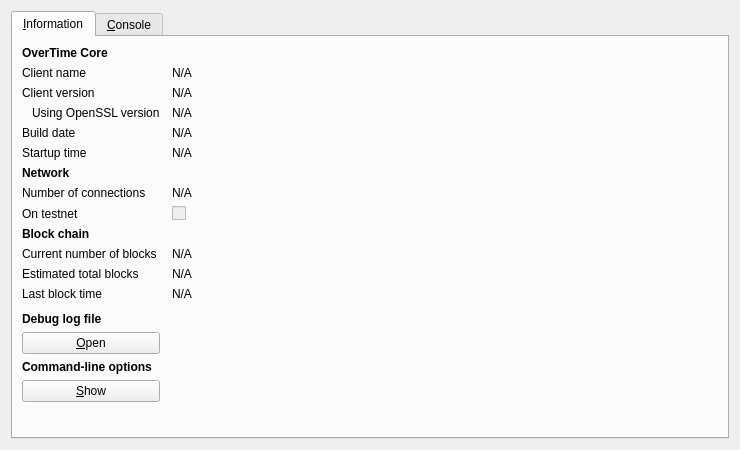
<?xml version="1.0" encoding="UTF-8"?>
<ui version="4.0">
 <class>RPCConsole</class>
 <widget class="QDialog" name="RPCConsole">
  <property name="geometry">
   <rect>
    <x>0</x>
    <y>0</y>
    <width>740</width>
    <height>450</height>
   </rect>
  </property>
  <property name="windowTitle">
   <string>OverTime - Debug window</string>
  </property>
  <layout class="QVBoxLayout" name="verticalLayout_2">
   <item>
    <widget class="QTabWidget" name="tabWidget">
     <property name="currentIndex">
      <number>0</number>
     </property>
     <widget class="QWidget" name="tab_info">
      <attribute name="title">
       <string>&amp;Information</string>
      </attribute>
      <layout class="QGridLayout" name="gridLayout" columnstretch="0,1">
       <property name="horizontalSpacing">
        <number>12</number>
       </property>
       <item row="0" column="0">
        <widget class="QLabel" name="label_9">
         <property name="font">
          <font>
           <weight>75</weight>
           <bold>true</bold>
          </font>
         </property>
         <property name="text">
          <string>OverTime Core</string>
         </property>
        </widget>
       </item>
       <item row="1" column="0">
        <widget class="QLabel" name="label_5">
         <property name="text">
          <string>Client name</string>
         </property>
        </widget>
       </item>
       <item row="1" column="1">
        <widget class="QLabel" name="clientName">
         <property name="cursor">
          <cursorShape>IBeamCursor</cursorShape>
         </property>
         <property name="text">
          <string>N/A</string>
         </property>
         <property name="textFormat">
          <enum>Qt::PlainText</enum>
         </property>
         <property name="textInteractionFlags">
          <set>Qt::LinksAccessibleByMouse|Qt::TextSelectableByKeyboard|Qt::TextSelectableByMouse</set>
         </property>
        </widget>
       </item>
       <item row="2" column="0">
        <widget class="QLabel" name="label_6">
         <property name="text">
          <string>Client version</string>
         </property>
        </widget>
       </item>
       <item row="2" column="1">
        <widget class="QLabel" name="clientVersion">
         <property name="cursor">
          <cursorShape>IBeamCursor</cursorShape>
         </property>
         <property name="text">
          <string>N/A</string>
         </property>
         <property name="textFormat">
          <enum>Qt::PlainText</enum>
         </property>
         <property name="textInteractionFlags">
          <set>Qt::LinksAccessibleByMouse|Qt::TextSelectableByKeyboard|Qt::TextSelectableByMouse</set>
         </property>
        </widget>
       </item>
       <item row="3" column="0">
        <widget class="QLabel" name="label_14">
         <property name="text">
          <string>Using OpenSSL version</string>
         </property>
         <property name="indent">
          <number>10</number>
         </property>
        </widget>
       </item>
       <item row="3" column="1">
        <widget class="QLabel" name="openSSLVersion">
         <property name="cursor">
          <cursorShape>IBeamCursor</cursorShape>
         </property>
         <property name="text">
          <string>N/A</string>
         </property>
         <property name="textFormat">
          <enum>Qt::PlainText</enum>
         </property>
         <property name="textInteractionFlags">
          <set>Qt::LinksAccessibleByMouse|Qt::TextSelectableByKeyboard|Qt::TextSelectableByMouse</set>
         </property>
        </widget>
       </item>
       <item row="4" column="0">
        <widget class="QLabel" name="label_12">
         <property name="text">
          <string>Build date</string>
         </property>
        </widget>
       </item>
       <item row="4" column="1">
        <widget class="QLabel" name="buildDate">
         <property name="cursor">
          <cursorShape>IBeamCursor</cursorShape>
         </property>
         <property name="text">
          <string>N/A</string>
         </property>
         <property name="textFormat">
          <enum>Qt::PlainText</enum>
         </property>
         <property name="textInteractionFlags">
          <set>Qt::LinksAccessibleByMouse|Qt::TextSelectableByKeyboard|Qt::TextSelectableByMouse</set>
         </property>
        </widget>
       </item>
       <item row="5" column="0">
        <widget class="QLabel" name="label_13">
         <property name="text">
          <string>Startup time</string>
         </property>
        </widget>
       </item>
       <item row="5" column="1">
        <widget class="QLabel" name="startupTime">
         <property name="cursor">
          <cursorShape>IBeamCursor</cursorShape>
         </property>
         <property name="text">
          <string>N/A</string>
         </property>
         <property name="textFormat">
          <enum>Qt::PlainText</enum>
         </property>
         <property name="textInteractionFlags">
          <set>Qt::LinksAccessibleByMouse|Qt::TextSelectableByKeyboard|Qt::TextSelectableByMouse</set>
         </property>
        </widget>
       </item>
       <item row="6" column="0">
        <widget class="QLabel" name="label_11">
         <property name="font">
          <font>
           <weight>75</weight>
           <bold>true</bold>
          </font>
         </property>
         <property name="text">
          <string>Network</string>
         </property>
        </widget>
       </item>
       <item row="7" column="0">
        <widget class="QLabel" name="label_7">
         <property name="text">
          <string>Number of connections</string>
         </property>
        </widget>
       </item>
       <item row="7" column="1">
        <widget class="QLabel" name="numberOfConnections">
         <property name="cursor">
          <cursorShape>IBeamCursor</cursorShape>
         </property>
         <property name="text">
          <string>N/A</string>
         </property>
         <property name="textFormat">
          <enum>Qt::PlainText</enum>
         </property>
         <property name="textInteractionFlags">
          <set>Qt::LinksAccessibleByMouse|Qt::TextSelectableByKeyboard|Qt::TextSelectableByMouse</set>
         </property>
        </widget>
       </item>
       <item row="8" column="0">
        <widget class="QLabel" name="label_8">
         <property name="text">
          <string>On testnet</string>
         </property>
        </widget>
       </item>
       <item row="8" column="1">
        <widget class="QCheckBox" name="isTestNet">
         <property name="enabled">
          <bool>false</bool>
         </property>
         <property name="text">
          <string/>
         </property>
        </widget>
       </item>
       <item row="9" column="0">
        <widget class="QLabel" name="label_10">
         <property name="font">
          <font>
           <weight>75</weight>
           <bold>true</bold>
          </font>
         </property>
         <property name="text">
          <string>Block chain</string>
         </property>
        </widget>
       </item>
       <item row="10" column="0">
        <widget class="QLabel" name="label_3">
         <property name="text">
          <string>Current number of blocks</string>
         </property>
        </widget>
       </item>
       <item row="10" column="1">
        <widget class="QLabel" name="numberOfBlocks">
         <property name="cursor">
          <cursorShape>IBeamCursor</cursorShape>
         </property>
         <property name="text">
          <string>N/A</string>
         </property>
         <property name="textFormat">
          <enum>Qt::PlainText</enum>
         </property>
         <property name="textInteractionFlags">
          <set>Qt::LinksAccessibleByMouse|Qt::TextSelectableByKeyboard|Qt::TextSelectableByMouse</set>
         </property>
        </widget>
       </item>
       <item row="11" column="0">
        <widget class="QLabel" name="label_4">
         <property name="text">
          <string>Estimated total blocks</string>
         </property>
        </widget>
       </item>
       <item row="11" column="1">
        <widget class="QLabel" name="totalBlocks">
         <property name="cursor">
          <cursorShape>IBeamCursor</cursorShape>
         </property>
         <property name="text">
          <string>N/A</string>
         </property>
         <property name="textFormat">
          <enum>Qt::PlainText</enum>
         </property>
         <property name="textInteractionFlags">
          <set>Qt::LinksAccessibleByMouse|Qt::TextSelectableByKeyboard|Qt::TextSelectableByMouse</set>
         </property>
        </widget>
       </item>
       <item row="12" column="0">
        <widget class="QLabel" name="label_2">
         <property name="text">
          <string>Last block time</string>
         </property>
        </widget>
       </item>
       <item row="12" column="1">
        <widget class="QLabel" name="lastBlockTime">
         <property name="cursor">
          <cursorShape>IBeamCursor</cursorShape>
         </property>
         <property name="text">
          <string>N/A</string>
         </property>
         <property name="textFormat">
          <enum>Qt::PlainText</enum>
         </property>
         <property name="textInteractionFlags">
          <set>Qt::LinksAccessibleByMouse|Qt::TextSelectableByKeyboard|Qt::TextSelectableByMouse</set>
         </property>
        </widget>
       </item>
       <item row="13" column="0">
        <spacer name="verticalSpacer_2">
         <property name="orientation">
          <enum>Qt::Vertical</enum>
         </property>
         <property name="sizeHint" stdset="0">
          <size>
           <width>20</width>
           <height>20</height>
          </size>
         </property>
        </spacer>
       </item>
       <item row="14" column="0">
        <widget class="QLabel" name="labelDebugLogfile">
         <property name="font">
          <font>
           <weight>75</weight>
           <bold>true</bold>
          </font>
         </property>
         <property name="text">
          <string>Debug log file</string>
         </property>
        </widget>
       </item>
       <item row="15" column="0">
        <widget class="QPushButton" name="openDebugLogfileButton">
         <property name="toolTip">
          <string>Open the OverTime debug log file from the current data directory. This can take a few seconds for large log files.</string>
         </property>
         <property name="text">
          <string>&amp;Open</string>
         </property>
         <property name="autoDefault">
          <bool>false</bool>
         </property>
        </widget>
       </item>
       <item row="16" column="0">
        <widget class="QLabel" name="labelCLOptions">
         <property name="font">
          <font>
           <weight>75</weight>
           <bold>true</bold>
          </font>
         </property>
         <property name="text">
          <string>Command-line options</string>
         </property>
        </widget>
       </item>
       <item row="17" column="0">
        <widget class="QPushButton" name="showCLOptionsButton">
         <property name="toolTip">
          <string>Show the OverTime-Qt help message to get a list with possible OverTime command-line options.</string>
         </property>
         <property name="text">
          <string>&amp;Show</string>
         </property>
         <property name="autoDefault">
          <bool>false</bool>
         </property>
        </widget>
       </item>
       <item row="18" column="0">
        <spacer name="verticalSpacer">
         <property name="orientation">
          <enum>Qt::Vertical</enum>
         </property>
         <property name="sizeHint" stdset="0">
          <size>
           <width>20</width>
           <height>40</height>
          </size>
         </property>
        </spacer>
       </item>
      </layout>
     </widget>
     <widget class="QWidget" name="tab_console">
      <attribute name="title">
       <string>&amp;Console</string>
      </attribute>
      <layout class="QVBoxLayout" name="verticalLayout_3">
       <property name="spacing">
        <number>3</number>
       </property>
       <item>
        <widget class="QTextEdit" name="messagesWidget">
         <property name="minimumSize">
          <size>
           <width>0</width>
           <height>100</height>
          </size>
         </property>
         <property name="readOnly">
          <bool>true</bool>
         </property>
         <property name="tabKeyNavigation" stdset="0">
          <bool>false</bool>
         </property>
         <property name="columnCount" stdset="0">
          <number>2</number>
         </property>
        </widget>
       </item>
       <item>
        <layout class="QHBoxLayout" name="horizontalLayout">
         <property name="spacing">
          <number>3</number>
         </property>
         <item>
          <widget class="QLabel" name="label">
           <property name="text">
            <string notr="true">&gt;</string>
           </property>
          </widget>
         </item>
         <item>
          <widget class="QLineEdit" name="lineEdit"/>
         </item>
         <item>
          <widget class="QPushButton" name="clearButton">
           <property name="maximumSize">
            <size>
             <width>24</width>
             <height>24</height>
            </size>
           </property>
           <property name="toolTip">
            <string>Clear console</string>
           </property>
           <property name="text">
            <string/>
           </property>
           <property name="icon">
            <iconset resource="../bitcoin.qrc">
             <normaloff>:/icons/remove</normaloff>:/icons/remove</iconset>
           </property>
           <property name="shortcut">
            <string notr="true">Ctrl+L</string>
           </property>
           <property name="autoDefault">
            <bool>false</bool>
           </property>
          </widget>
         </item>
        </layout>
       </item>
      </layout>
     </widget>
    </widget>
   </item>
  </layout>
 </widget>
 <resources>
  <include location="../bitcoin.qrc"/>
 </resources>
 <connections/>
</ui>
